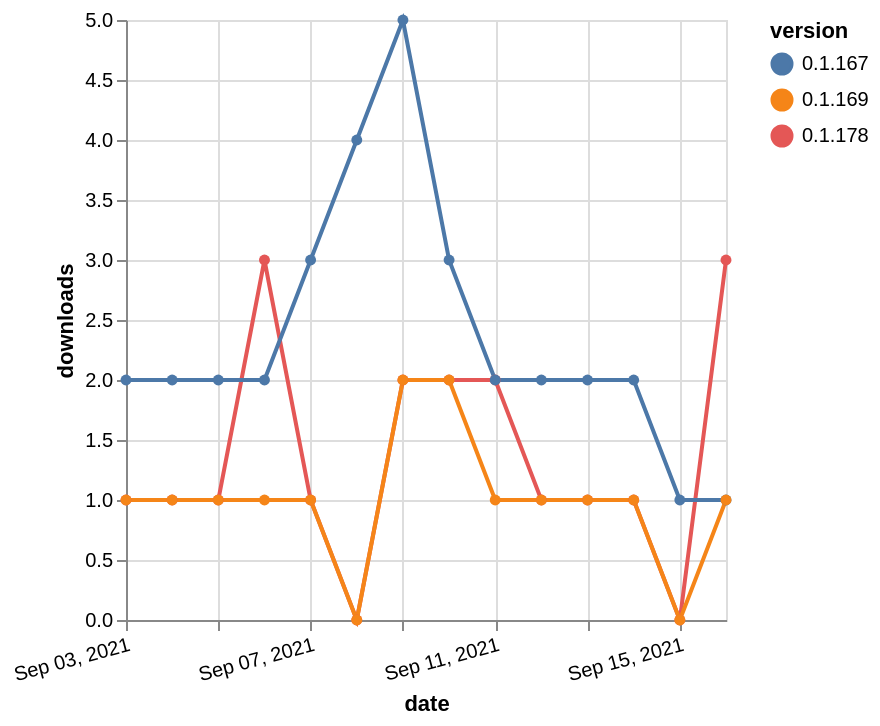

Describe this chart as a Vega-Lite specification.
### Vega-Lite specification from a JSON file in a GitHub repository (floating-point values rounded to 4 significant figures)
{"$schema": "https://vega.github.io/schema/vega-lite/v5.json", "description": "A simple bar chart with embedded data.", "data": {"values": [{"date": "2021-09-03", "total": 159, "delta": 1, "version": "0.1.178"}, {"date": "2021-09-04", "total": 160, "delta": 1, "version": "0.1.178"}, {"date": "2021-09-05", "total": 161, "delta": 1, "version": "0.1.178"}, {"date": "2021-09-06", "total": 164, "delta": 3, "version": "0.1.178"}, {"date": "2021-09-07", "total": 165, "delta": 1, "version": "0.1.178"}, {"date": "2021-09-08", "total": 165, "delta": 0, "version": "0.1.178"}, {"date": "2021-09-09", "total": 167, "delta": 2, "version": "0.1.178"}, {"date": "2021-09-10", "total": 169, "delta": 2, "version": "0.1.178"}, {"date": "2021-09-11", "total": 171, "delta": 2, "version": "0.1.178"}, {"date": "2021-09-12", "total": 172, "delta": 1, "version": "0.1.178"}, {"date": "2021-09-13", "total": 173, "delta": 1, "version": "0.1.178"}, {"date": "2021-09-14", "total": 174, "delta": 1, "version": "0.1.178"}, {"date": "2021-09-15", "total": 174, "delta": 0, "version": "0.1.178"}, {"date": "2021-09-16", "total": 177, "delta": 3, "version": "0.1.178"}, {"date": "2021-09-03", "total": 3526, "delta": 2, "version": "0.1.167"}, {"date": "2021-09-04", "total": 3528, "delta": 2, "version": "0.1.167"}, {"date": "2021-09-05", "total": 3530, "delta": 2, "version": "0.1.167"}, {"date": "2021-09-06", "total": 3532, "delta": 2, "version": "0.1.167"}, {"date": "2021-09-07", "total": 3535, "delta": 3, "version": "0.1.167"}, {"date": "2021-09-08", "total": 3539, "delta": 4, "version": "0.1.167"}, {"date": "2021-09-09", "total": 3544, "delta": 5, "version": "0.1.167"}, {"date": "2021-09-10", "total": 3547, "delta": 3, "version": "0.1.167"}, {"date": "2021-09-11", "total": 3549, "delta": 2, "version": "0.1.167"}, {"date": "2021-09-12", "total": 3551, "delta": 2, "version": "0.1.167"}, {"date": "2021-09-13", "total": 3553, "delta": 2, "version": "0.1.167"}, {"date": "2021-09-14", "total": 3555, "delta": 2, "version": "0.1.167"}, {"date": "2021-09-15", "total": 3556, "delta": 1, "version": "0.1.167"}, {"date": "2021-09-16", "total": 3557, "delta": 1, "version": "0.1.167"}, {"date": "2021-09-03", "total": 140, "delta": 1, "version": "0.1.169"}, {"date": "2021-09-04", "total": 141, "delta": 1, "version": "0.1.169"}, {"date": "2021-09-05", "total": 142, "delta": 1, "version": "0.1.169"}, {"date": "2021-09-06", "total": 143, "delta": 1, "version": "0.1.169"}, {"date": "2021-09-07", "total": 144, "delta": 1, "version": "0.1.169"}, {"date": "2021-09-08", "total": 144, "delta": 0, "version": "0.1.169"}, {"date": "2021-09-09", "total": 146, "delta": 2, "version": "0.1.169"}, {"date": "2021-09-10", "total": 148, "delta": 2, "version": "0.1.169"}, {"date": "2021-09-11", "total": 149, "delta": 1, "version": "0.1.169"}, {"date": "2021-09-12", "total": 150, "delta": 1, "version": "0.1.169"}, {"date": "2021-09-13", "total": 151, "delta": 1, "version": "0.1.169"}, {"date": "2021-09-14", "total": 152, "delta": 1, "version": "0.1.169"}, {"date": "2021-09-15", "total": 152, "delta": 0, "version": "0.1.169"}, {"date": "2021-09-16", "total": 153, "delta": 1, "version": "0.1.169"}]}, "width": "container", "mark": {"type": "line", "point": {"filled": true}}, "encoding": {"x": {"field": "date", "type": "temporal", "timeUnit": "yearmonthdate", "title": "date", "axis": {"labelAngle": -15}}, "y": {"field": "delta", "type": "quantitative", "title": "downloads"}, "color": {"field": "version", "type": "nominal"}, "tooltip": {"field": "delta"}}}
